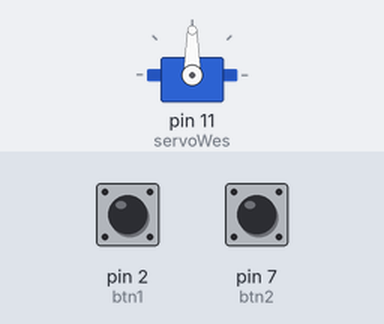
The sketch below on a simulated Arduino Uno, built with avr-gcc and run on an emulated ATmega328P. On the bench: servo. The inputs (shaded band) are chosen by the test bench; at power-on: pin 2 (btn1) LOW, pin 7 (btn2) LOW.

Above: at 1.2 s.
1.3 s: pin 2 (btn1) pulled HIGH for 0.15 s
4.3 s: pin 7 (btn2) pulled HIGH for 0.15 s
At 5.7 s:
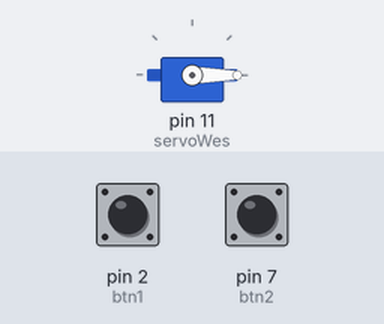
6.7 s: pin 2 (btn1) pulled HIGH for 1 s
At 7.16 s:
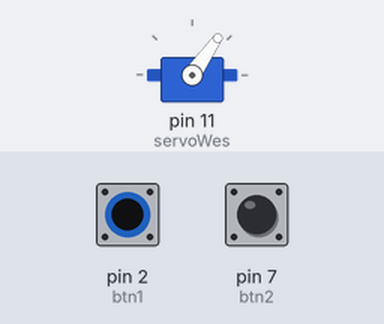
10.0 s: pin 7 (btn2) pulled HIGH for 1 s
At 10.45 s:
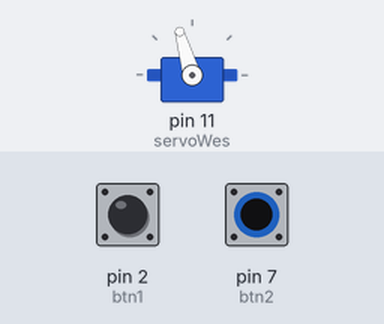
13.3 s: pin 2 (btn1) driven HIGH and pin 7 (btn2) driven HIGH
At 14.8 s:
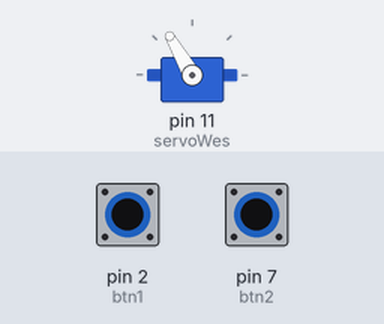
16.3 s: pin 2 (btn1) driven LOW
Timing chart, 0 to 20.3 s (numbered marks = the images above; inputs shaded):
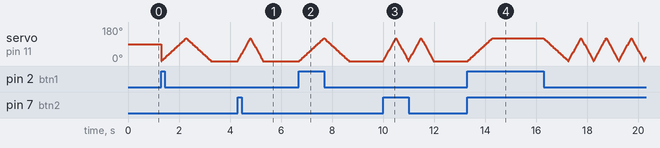

The sketch:

ArdinoOpdracht5.ino
```cpp
// de servo libary toevoegen zodat het makkelijker word om de bewegingen van de servo motor te bepalen.
#include <Servo.h>

// de servomotor een naam geven
Servo servoWes;
// de basispositie van de servomotor op 0 zetten
int basePos = 0;

// de pin van knop 1 bepalen
const int btn1 = 2;
// status van de knop op laag zetten
int btn1State = LOW;

// de pin van knop 2 bepalen
const int btn2 = 7;
// de status van de knop op laag zetten
int btn2State = LOW;


void setup()
{
  // de servomotor aan een pin koppelen
  servoWes.attach(11);
  // de 2 knoppen defineren als input voor de opdrachten die uitgevoerd moeten worden.
  pinMode(btn1, INPUT);
  pinMode(btn2, INPUT);


}

void loop()
{

// de status van de 2 knoppen uitlezen ze kunnen LOW of HIGH zijn
  btn1State = digitalRead(btn1);
  btn2State = digitalRead(btn2);


  // als knop 1 is ingedrukt en dus HIGH is en knop 2 niet is ingedrukt en dus LOW is dan word de serFlow functie aangeroepen met een snelheid van 1 seconden waarin de servomotor tot 120graden en terug beweegt.
  if(btn1State == HIGH && btn2State == LOW){


  serFlow(1000);

 }

  // als knop 2 is ingedrukt en dus HIGH is en knop 1 niet is ingedrukt en dus LOW is dan word de serFlow functie aangeroepen met een snelheid van 0.5 seconden waarin de servomotor tot 120graden en terug beweegt.
  else if(btn1State == LOW && btn2State == HIGH){

  serFlow(500);

  }

  // als bijde knoppen HIGH zijn en dus ingedrukt beweegt de servomotor ook op en neer in 1 seconden maar zoals je in de latere functie gaat zien zit bij deze status nog een extra delay bij
  else if(btn1State == HIGH && btn2State == HIGH){

  serFlow(1000);
  }
}

// de functie serflow met de variabele dur die ik hierboven heb omgezet in een daadwerkelijke tijd. door het in de functie als een variabele aan te roepen ben ik vrij om overal de functie te gebruiken alleen dan met een andere waarde.
void serFlow(int dur){


 // berekent hoegroot de delay tussen elke graden dat de servo opschuift moet zijn op basis van de tijd dat de servo nodig heeft om heen en weer te gaan
    int delayMove = dur/120;

    // deze for loop berekent of de basispositie kleiner is dan 120. zo ja dan mag de servo basispositie een graden opschuiven per beweging.
    for(basePos = 0; basePos <= 120; basePos += 1){

    // de opdracht word uitgeschreven met de basispositie eraangekoppeld
     servoWes.write(basePos);
     // de delayMove variabele die hierboven wordt berekent koppelen aan de delay functie.
     delay(delayMove);
    }

  // als bijde knoppen zijn ingedrukt en de duratie van beweging is 1 seconden dan komt er voordat de servo mag terug bewegen een pauze van 2 seconden
  if(dur == 1000 && btn1State == HIGH && btn2State == HIGH){

   delay(2000);
  }

    // zelfde als bovenstaande for loop alleen nu zal hij elke keer 1 graden afnemen
    for(basePos = 120; basePos >= 0; basePos -= 1){

      servoWes.write(basePos);
      delay(delayMove);

    }

}
```

Measured:
- after the input at 4.3 s, servo on pin 11 (servoWes): rises from 0° to 120° in 0.49 s, then falls to 0° in 0.49 s
- after the input at 6.7 s, servo on pin 11 (servoWes): rises from 0° to 120° in 0.96 s, then falls to 0° in 0.98 s
- after the input at 13.3 s, servo on pin 11 (servoWes): rises from 0° to 120° in 0.97 s, then falls to 119° in 2.0 s
